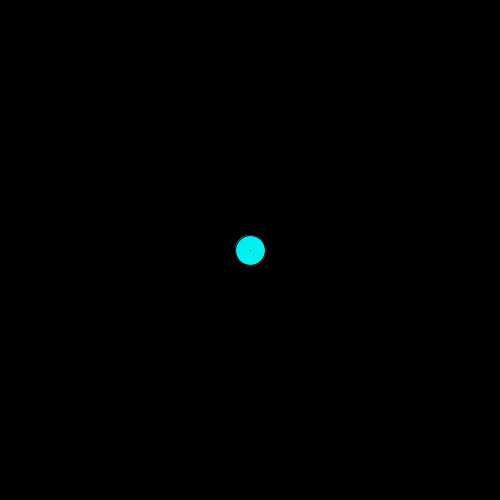
Frame 1 (no input)
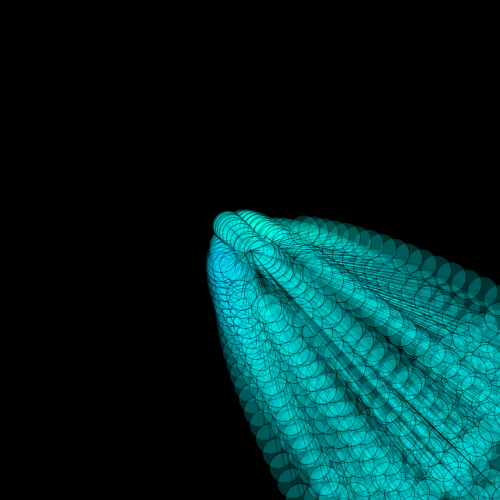
Frame 60 (the mouse pressed at the canvas centre just before this capture)
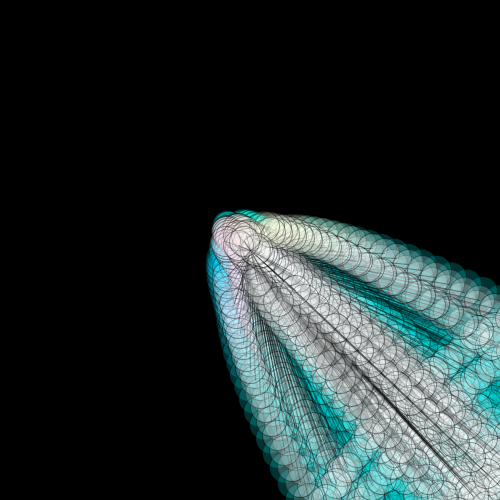
Frame 120 (the mouse held since frame 60 and released just before this capture)

The Processing sketch that drew these frames (run headless with seeded random() and noise(); from frame 60 on, the mouse is pressed at the canvas centre):

// Processing sketch: processing_75989
// ── processing_75989.pde

int numcubes = 15;
Cube [] cubes = new Cube[numcubes];

void setup() {
 
    size(500, 500);
    background(0);
    smooth();
    for(int i = 0; i < cubes.length; i++)
    {
       cubes[i] = new Cube(); 
    }
 
}

void draw() 
{  
    for(int i = 0; i < cubes.length; i++)
    {
       cubes[i].display(); 
    }
  
}

void mousePressed() 
{
    background(0);
    for(int i = 0; i < cubes.length; i++)
    {
    cubes[i].reset(mouseX, mouseY); 
    }
}


class Cube {
   color c; 
   int colorstep; 
  float xpos, ypos; 
  float xspeed, yspeed;  
  
  Cube () {
    
 

      xpos = width / 2;
      ypos = height / 2;
      xspeed = random(10.) - 5.;
      yspeed = random(10.) - 5.;
    
  }
  
  void reset(float _x, float _y)
  {
      xpos = _x;
      ypos = _y;
      xspeed = random(10.) - 5;
      yspeed = random(10.) - 5;
  }
  
  void display() {  
    //background(frameCount % 250);
    stroke(0,100);  
     

    fill(mouseY,xpos,ypos,50); 
    ellipse(xpos, ypos,30, 30);
    //fill(255,20); 
    line(250, 250,xpos, ypos );

    

    xpos = xpos + xspeed;   
    xspeed = xspeed + 0.5;   
   if (xpos > width) {   
      xspeed = xspeed * -0.99;  
   }  
          ypos = ypos + yspeed;   
    yspeed = yspeed + 0.5;   
   if (ypos > height) {   
      yspeed = yspeed * -0.99;

   }

  }  
} 
 
